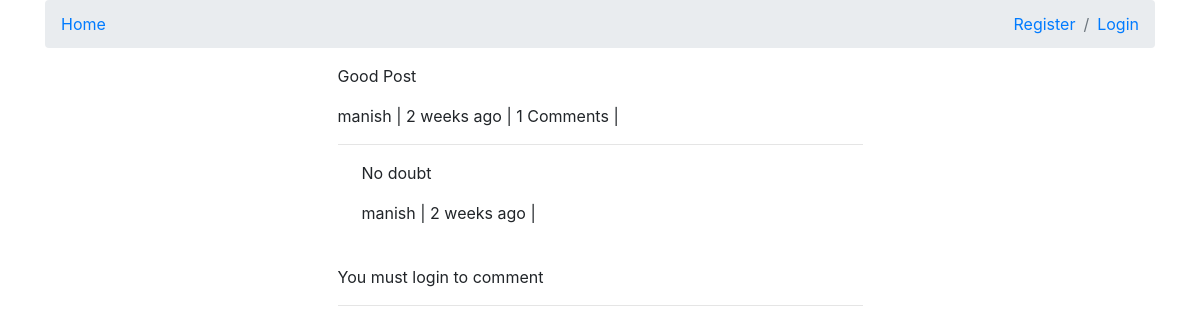
The app's page /comments/107/ with its own data.
### comments/models.py (models this page shows, shortened)
class Comment(models.Model):
    user = models.ForeignKey(settings.AUTH_USER_MODEL, on_delete=models.CASCADE, default=1)
    content_type = models.ForeignKey(ContentType, on_delete=models.CASCADE, null=True)
    object_id = models.PositiveIntegerField(null=True)
    content_object = GenericForeignKey("content_type", "object_id")
    parent  = models.ForeignKey("self", null=True, blank=True, on_delete=models.CASCADE)
    objects = CommentManager() # to make sure the instance of CommentManager is available and CommentManager can override other kinds of queries
    content   = models.TextField()
    timestamp = models.DateTimeField(auto_now_add=True)
    class Meta:
        ordering = ['-timestamp']
    def children(self):
        return Comment.objects.filter(parent=self)
    @property
    def is_parent(self):
        if self.parent is not None:
            return False
        return True

### comments/views.py (the view, shortened to what this page needs)
# urls.py: path('<int:id>/', comment_thread, name='thread'),
def comment_thread(request, id):
    try:
        obj = Comment.objects.get(id=id)
    except:
        raise Http404
    if not obj.is_parent:
        obj = obj.parent
    content_object = obj.content_object # Post that comment is on
    content_id = obj.content_object.id
    initial_data = {
        "content_type": obj.content_type,
        "object_id": obj.object_id,
    }
    form = CommentForm(request.POST or None, initial=initial_data)
    context = {
        "comment": obj,
        "form": form
    }
    return render(request, 'comments/comment_thread.html', context)

### comments/templates/comments/comment_thread.html (shortened to what this page needs)
{% extends "posts/base.html" %}
{% block content %}
<div class="col-12 col-sm-10 col-md-8 col-lg-6 mb-1 offset-sm-1 offset-md-2 offset-lg-3">
                        <p>{{ comment.content }}</p>
                        <footer>{{ comment.user }} | {{ comment.timestamp|timesince }} ago | {% if comment.children.count > 0 %}{{ comment.children.count }} Comments  | {% endif %} </footer>
                        <div>
                        <hr/>
                        {% for child_comment in comment.children %}
                            <blockquote class="ml-4">
                                <p>{{ child_comment.content }}</p>
                                <footer>{{ child_comment.user }} | {{ child_comment.timestamp|timesince }} ago | {% if request.user == comment.user %} <a href='{{ child_comment.get_delete_url }}'> Delete </a> {% endif %}</footer>
                               <br>
                        {% endfor %}
                            </blockquote>
                            {% if request.user.is_authenticated %}
                            <form method="POST" action="."> {% csrf_token %}
                               {{ form }}
                                <input type="hidden" name="parent_id" value="{{ comment.id }}">
                                <input type="submit" value="Reply" class="btn btn-primary">
                            </form>
                            {% else %}
                            <p>You must login to comment</p>
                            {% endif %}
                        </div>
                    <hr/>
    </div>
</div>
{% endblock content %}

### records on screen
Comment: content "Good Post", user "manish", timestamp "2 weeks", children.count "1"
Comment: content "No doubt", user "manish", timestamp "2 weeks"
